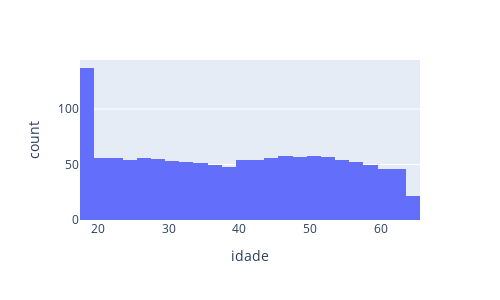
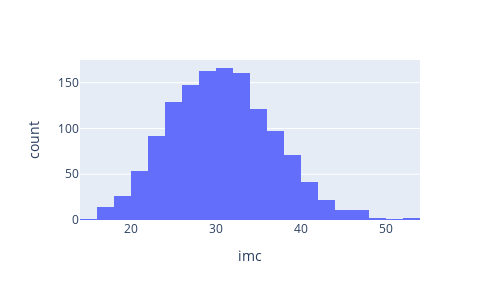
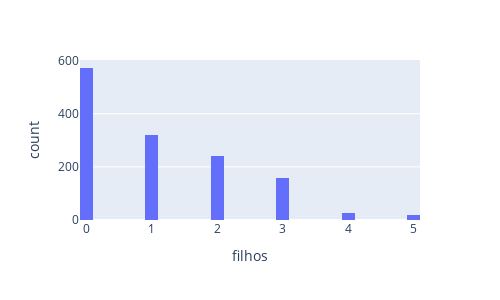

Here is the notebook cell these charts were saved with, in order:
### Markdown cell above
### Distribuição (histograma) das variáveis numéricas individuais

### Code cell
for col in numerical_cols:
    fig = px.histogram(data_frame=df_seguros, x=col, nbins=30)
    fig.update_layout(height=300, width=500)
    fig.show()

### Figure 1 — Plotly figure (JSON) as saved in the notebook; plotly's stock layout.template omitted (floating-point values rounded to 4 significant figures; data arrays with more than 128 entries replaced by an {"elided": "..."} marker saying what was removed)
{"data": [{"alignmentgroup": "True", "bingroup": "x", "hovertemplate": "idade=%{x}<br>count=%{y}<extra></extra>", "legendgroup": "", "marker": {"color": "#636efa", "pattern": {"shape": ""}}, "name": "", "nbinsx": 30, "offsetgroup": "", "orientation": "v", "showlegend": false, "type": "histogram", "x": {"elided": "1332 int values"}, "xaxis": "x", "yaxis": "y"}], "layout": {"barmode": "relative", "height": 300, "legend": {"tracegroupgap": 0}, "margin": {"t": 60}, "width": 500, "xaxis": {"anchor": "y", "domain": [0, 1], "title": {"text": "idade"}}, "yaxis": {"anchor": "x", "domain": [0, 1], "title": {"text": "count"}}}}

### Figure 2 — Plotly figure (JSON) as saved in the notebook; plotly's stock layout.template omitted (floating-point values rounded to 4 significant figures; data arrays with more than 128 entries replaced by an {"elided": "..."} marker saying what was removed)
{"data": [{"alignmentgroup": "True", "bingroup": "x", "hovertemplate": "imc=%{x}<br>count=%{y}<extra></extra>", "legendgroup": "", "marker": {"color": "#636efa", "pattern": {"shape": ""}}, "name": "", "nbinsx": 30, "offsetgroup": "", "orientation": "v", "showlegend": false, "type": "histogram", "x": {"elided": "1332 float values"}, "xaxis": "x", "yaxis": "y"}], "layout": {"barmode": "relative", "height": 300, "legend": {"tracegroupgap": 0}, "margin": {"t": 60}, "width": 500, "xaxis": {"anchor": "y", "domain": [0, 1], "title": {"text": "imc"}}, "yaxis": {"anchor": "x", "domain": [0, 1], "title": {"text": "count"}}}}

### Figure 3 — Plotly figure (JSON) as saved in the notebook; plotly's stock layout.template omitted (floating-point values rounded to 4 significant figures; data arrays with more than 128 entries replaced by an {"elided": "..."} marker saying what was removed)
{"data": [{"alignmentgroup": "True", "bingroup": "x", "hovertemplate": "filhos=%{x}<br>count=%{y}<extra></extra>", "legendgroup": "", "marker": {"color": "#636efa", "pattern": {"shape": ""}}, "name": "", "nbinsx": 30, "offsetgroup": "", "orientation": "v", "showlegend": false, "type": "histogram", "x": {"elided": "1332 int values"}, "xaxis": "x", "yaxis": "y"}], "layout": {"barmode": "relative", "height": 300, "legend": {"tracegroupgap": 0}, "margin": {"t": 60}, "width": 500, "xaxis": {"anchor": "y", "domain": [0, 1], "title": {"text": "filhos"}}, "yaxis": {"anchor": "x", "domain": [0, 1], "title": {"text": "count"}}}}
